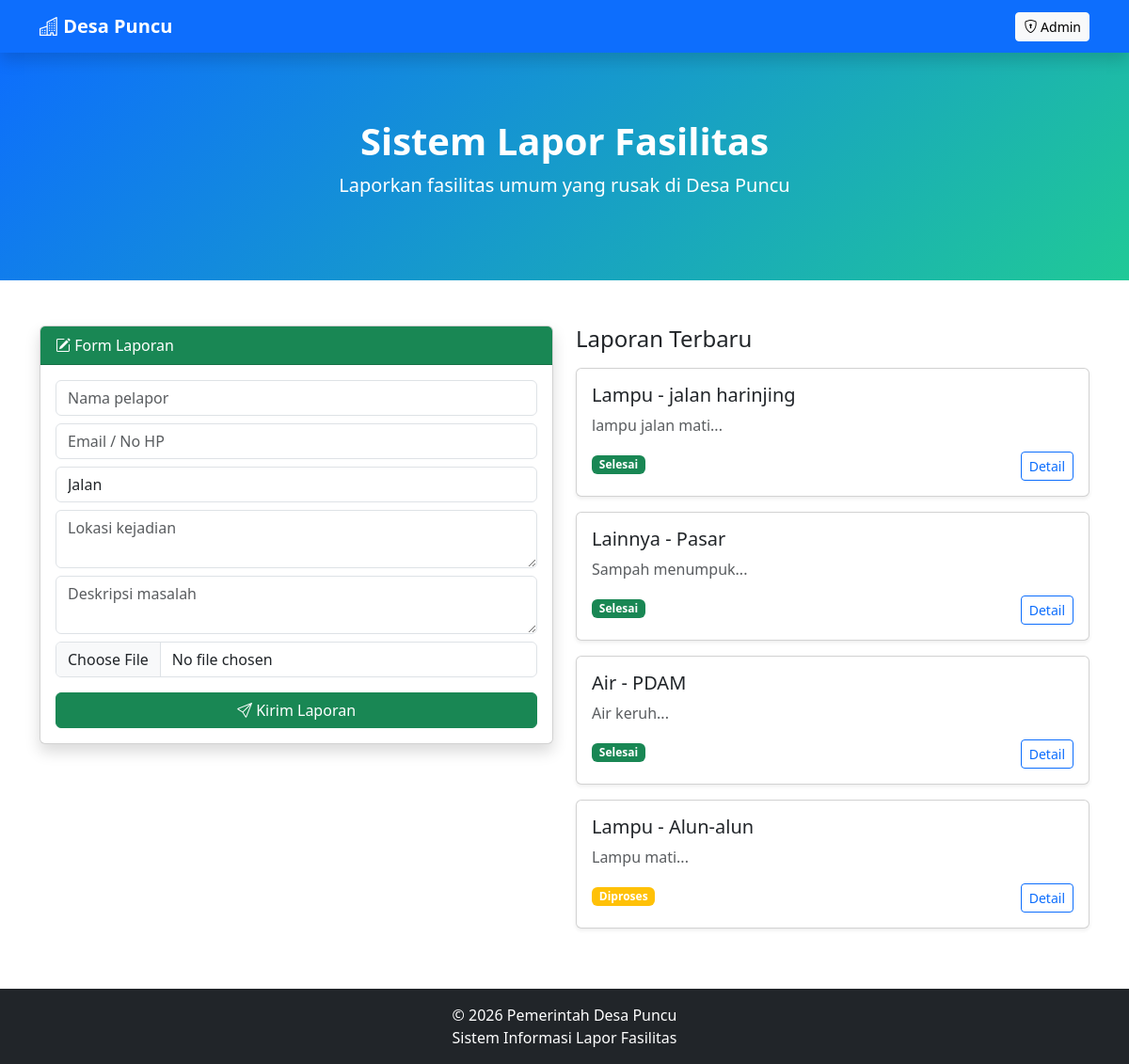
The page / on the database its author committed.
### tables this page shows
CREATE TABLE `laporan` (
  `id` int(11) NOT NULL,
  `nama` varchar(100) DEFAULT NULL,
  `kontak` varchar(100) DEFAULT NULL,
  `kategori` varchar(50) DEFAULT NULL,
  `lokasi` text DEFAULT NULL,
  `deskripsi` text DEFAULT NULL,
  `foto` varchar(255) DEFAULT NULL,
  `status` enum('Menunggu','Diproses','Selesai') DEFAULT 'Menunggu',
  `tanggal` timestamp NOT NULL DEFAULT current_timestamp()
);

### public/index.php (the view, shortened to what this page needs)
<?php include '../config/database.php'; ?>
<!doctype html>
<html lang="id">
<head>
<link href="https://cdn.jsdelivr.net/npm/bootstrap@5.3.2/dist/css/bootstrap.min.css" rel="stylesheet">
<link href="https://cdn.jsdelivr.net/npm/bootstrap-icons@1.11.1/font/bootstrap-icons.css" rel="stylesheet">
</head>
<body>
<nav class="navbar navbar-expand-lg navbar-dark bg-primary shadow">
  <div class="container">
    <a class="navbar-brand fw-bold" href="#">
      <i class="bi bi-buildings"></i> Desa Puncu
    </a>
    <div class="ms-auto">
      <a href="../admin/login.php" class="btn btn-light btn-sm">
        <i class="bi bi-shield-lock"></i> Admin
      </a>
    </div>
  </div>
</nav>
<section class="hero text-center">
  <div class="container">
    <h1 class="fw-bold">Sistem Lapor Fasilitas</h1>
    <p class="lead">Laporkan fasilitas umum yang rusak di Desa Puncu</p>
  </div>
</section>
<div class="container my-5">
<div class="row">
<div class="col-md-6">
<div class="card shadow">
<div class="card-header bg-success text-white">
<i class="bi bi-pencil-square"></i> Form Laporan
</div>
<div class="card-body">
<form action="submit.php" method="POST" enctype="multipart/form-data">
<input name="nama" class="form-control mb-2" placeholder="Nama pelapor" required>
<input name="kontak" class="form-control mb-2" placeholder="Email / No HP" required>
<select name="kategori" class="form-control mb-2">
<option>Jalan</option>
</select>
<textarea name="lokasi" class="form-control mb-2" placeholder="Lokasi kejadian"></textarea>
<textarea name="deskripsi" class="form-control mb-2" placeholder="Deskripsi masalah"></textarea>
<input type="file" name="foto" class="form-control mb-3" required>
<button class="btn btn-success w-100">
<i class="bi bi-send"></i> Kirim Laporan
</button>
</form>
</div>
</div>
</div>
<div class="col-md-6">
<h4 class="mb-3">Laporan Terbaru</h4>
<div class="row">
<?php
$q=mysqli_query($conn,
"SELECT * FROM laporan
 WHERE status IN ('Diproses','Selesai')
 ORDER BY id DESC"
);
while($d=mysqli_fetch_assoc($q)){
$statusColor = $d['status']=='Diproses'?'warning':'success';
?>
<div class="col-12 mb-3">
<div class="card card-hover shadow-sm">
<div class="card-body">
<h5><?= $d['kategori'] ?> - <?= $d['lokasi'] ?></h5>
<p class="text-muted"><?= substr($d['deskripsi'],0,60) ?>...</p>
<span class="badge bg-<?= $statusColor ?>"><?= $d['status'] ?></span>
<a href="detail.php?id=<?= $d['id'] ?>" class="btn btn-sm btn-outline-primary float-end">
Detail
</a>
</div>
</div>
</div>
<?php } ?>
</div>
</div>
</div>
</div>
<footer class="bg-dark text-white text-center p-3 mt-5">
© 2026 Pemerintah Desa Puncu
<br>Sistem Informasi Lapor Fasilitas
</footer>
</body>
</html>

### public/index.php (style rules this page uses)
.hero { background: linear-gradient(135deg,#0d6efd,#20c997); color:white; padding:70px 20px; }

### rows shown on the page
laporan: kategori "Lampu", lokasi "jalan harinjing", deskripsi "lampu jalan mati", status "Selesai"
laporan: kategori "Lainnya", lokasi "Pasar", deskripsi "Sampah menumpuk", status "Selesai"
laporan: kategori "Air", lokasi "PDAM", deskripsi "Air keruh", status "Selesai"
laporan: kategori "Lampu", lokasi "Alun-alun", deskripsi "Lampu mati", status "Diproses"
